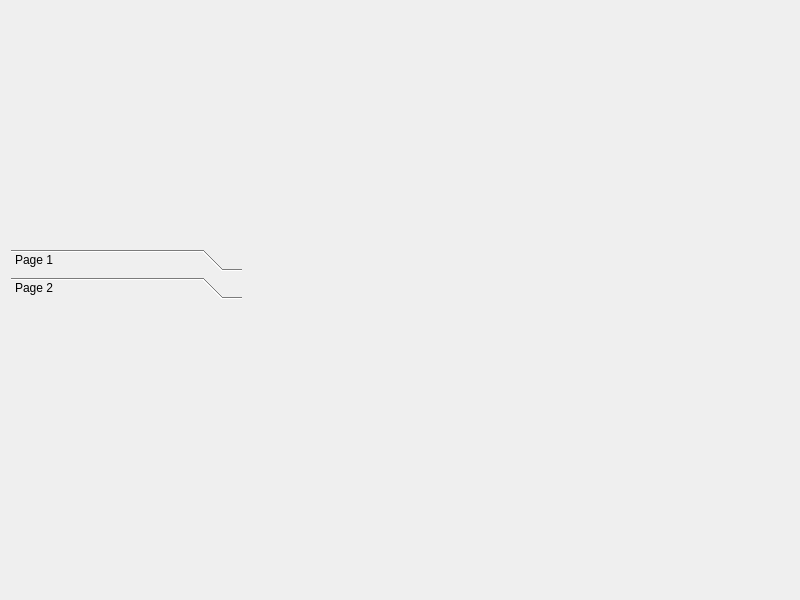
<?xml version="1.0" encoding="UTF-8"?>
<ui version="4.0">
 <class>prueba4</class>
 <widget class="QWidget" name="prueba4">
  <property name="geometry">
   <rect>
    <x>0</x>
    <y>0</y>
    <width>800</width>
    <height>600</height>
   </rect>
  </property>
  <property name="windowTitle">
   <string>prueba4</string>
  </property>
  <widget class="QToolBox" name="toolBox">
   <property name="geometry">
    <rect>
     <x>11</x>
     <y>249</y>
     <width>231</width>
     <height>341</height>
    </rect>
   </property>
   <property name="currentIndex">
    <number>1</number>
   </property>
   <widget class="QWidget" name="page">
    <property name="geometry">
     <rect>
      <x>0</x>
      <y>0</y>
      <width>231</width>
      <height>273</height>
     </rect>
    </property>
    <attribute name="label">
     <string>Page 1</string>
    </attribute>
   </widget>
   <widget class="QWidget" name="page_2">
    <property name="geometry">
     <rect>
      <x>0</x>
      <y>0</y>
      <width>231</width>
      <height>273</height>
     </rect>
    </property>
    <attribute name="label">
     <string>Page 2</string>
    </attribute>
   </widget>
  </widget>
 </widget>
 <resources/>
 <connections/>
</ui>
